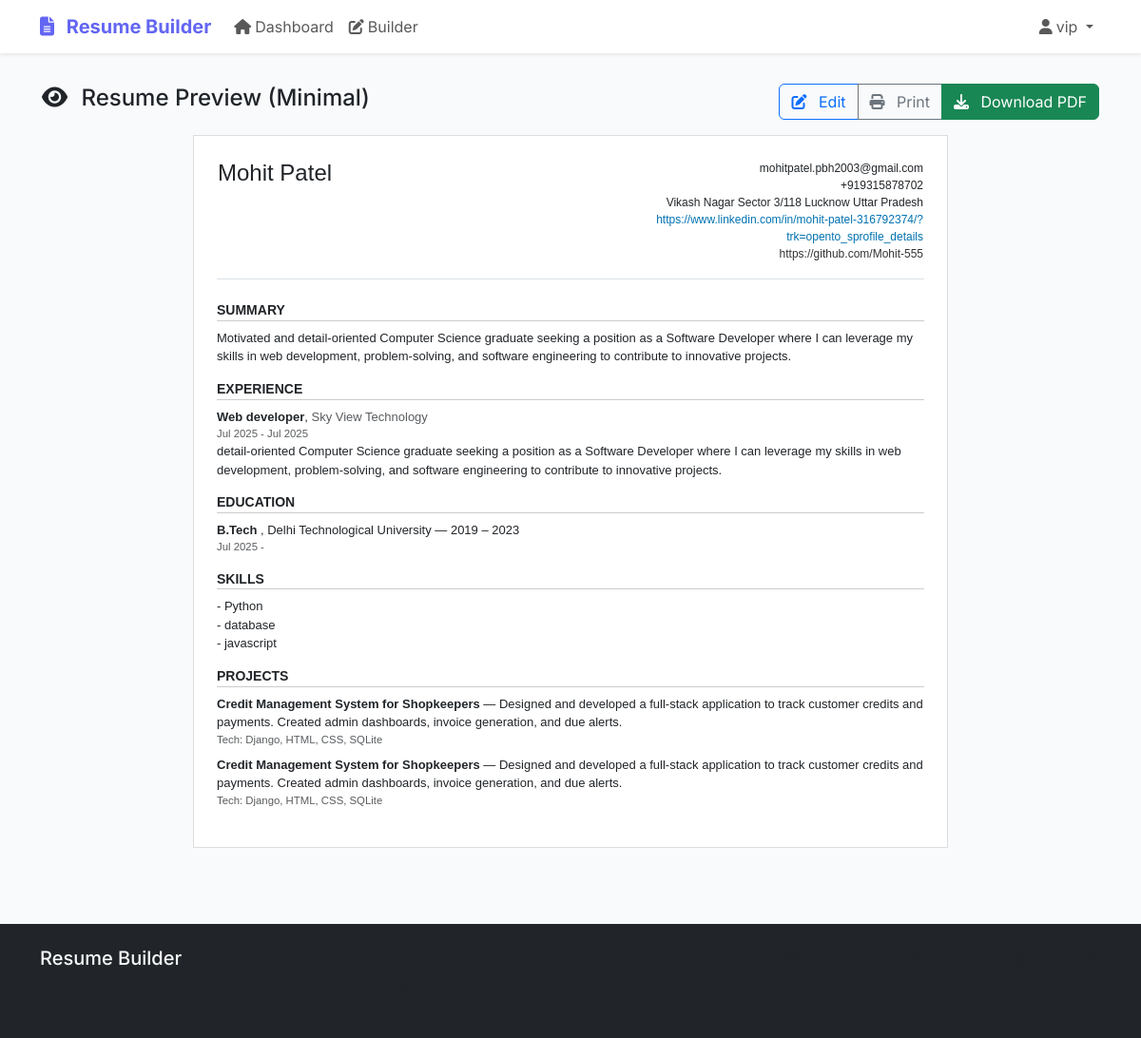
The app's page /preview/10/ (signed in) with its own data.
### resume_builder_app/models.py (models this page shows, shortened)
class UserProfile(models.Model):
    user = models.OneToOneField(User, on_delete=models.CASCADE)
    phone = models.CharField(max_length=20, blank=True, null=True)
    address = models.TextField(blank=True, null=True)
    linkedin_url = models.URLField(blank=True, null=True)
    github_url = models.URLField(blank=True, null=True)
    website_url = models.URLField(blank=True, null=True)
    profile_picture = models.ImageField(upload_to='profile_pictures/', blank=True, null=True)
    created_at = models.DateTimeField(auto_now_add=True)
    updated_at = models.DateTimeField(auto_now=True)
    def __str__(self):
        return f"{self.user.username}'s Profile"

class Resume(models.Model):
    RESUME_TEMPLATES = [
        ('modern', 'Modern'),
        ('classic', 'Classic'),
        ('creative', 'Creative'),
        ('minimal', 'Minimal'),
    ]
    user = models.ForeignKey(User, on_delete=models.CASCADE)
    title = models.CharField(max_length=200)
    template = models.CharField(max_length=20, choices=RESUME_TEMPLATES, default='modern')
    summary = models.TextField(blank=True, null=True)
    ai_generated = models.BooleanField(default=False)
    created_at = models.DateTimeField(auto_now_add=True)
    updated_at = models.DateTimeField(auto_now=True)

class Experience(models.Model):
    resume = models.ForeignKey(Resume, on_delete=models.CASCADE, related_name='experiences')
    company = models.CharField(max_length=200)
    position = models.CharField(max_length=200)
    location = models.CharField(max_length=200, blank=True, null=True)
    start_date = models.DateField()
    end_date = models.DateField(blank=True, null=True)
    current = models.BooleanField(default=False)
    description = models.TextField()
    achievements = models.JSONField(default=list, blank=True)
    order = models.IntegerField(default=0)
    class Meta:
        ordering = ['-end_date', '-start_date']

class Education(models.Model):
    resume = models.ForeignKey(Resume, on_delete=models.CASCADE, related_name='educations')
    institution = models.CharField(max_length=200)
    degree = models.CharField(max_length=200)
    field_of_study = models.CharField(max_length=200)
    start_date = models.DateField()
    end_date = models.DateField(blank=True, null=True)
    current = models.BooleanField(default=False)
    gpa = models.DecimalField(max_digits=3, decimal_places=2, blank=True, null=True)
    description = models.TextField(blank=True, null=True)
    order = models.IntegerField(default=0)
    class Meta:
        ordering = ['-end_date', '-start_date']

class Skill(models.Model):
    resume = models.ForeignKey(Resume, on_delete=models.CASCADE, related_name='skills')
    name = models.CharField(max_length=100)
    category = models.CharField(max_length=100, blank=True, null=True)
    order = models.IntegerField(default=0)
    class Meta:
        ordering = ['category', 'order', 'name']

class Project(models.Model):
    resume = models.ForeignKey(Resume, on_delete=models.CASCADE, related_name='projects')
    title = models.CharField(max_length=200)
    description = models.TextField()
    technologies = models.JSONField(default=list, blank=True)
    github_url = models.URLField(blank=True, null=True)
    live_url = models.URLField(blank=True, null=True)
    start_date = models.DateField(blank=True, null=True)
    end_date = models.DateField(blank=True, null=True)
    current = models.BooleanField(default=False)
    order = models.IntegerField(default=0)
    class Meta:
        ordering = ['-end_date', '-start_date']

### resume_builder_app/views.py (the view)
# urls.py: path('preview/<int:resume_id>/', views.preview_resume, name='preview_resume'),
@login_required
def preview_resume(request, resume_id):
    resume = get_object_or_404(Resume, id=resume_id, user=request.user)
    template = request.GET.get('template', resume.template)
    try:
        user_profile = UserProfile.objects.get(user=request.user)
    except UserProfile.DoesNotExist:
        user_profile = None
    print(f"Resume ID: {resume.id}")
    print(f"Resume Title: {resume.title}")
    print(f"Resume Summary: {resume.summary}")
    print(f"Resume Template: {resume.template}")
    print(f"User: {request.user.first_name} {request.user.last_name}")
    print(f"User Profile: {user_profile}")
    print(f"Experiences: {resume.experiences.count()}")
    print(f"Education: {resume.educations.count()}")
    print(f"Skills: {resume.skills.count()}")
    print(f"Projects: {resume.projects.count()}")
    print(f"Certifications: {resume.certifications.count()}")
    context = {
        'resume': resume,
        'template': template,
        'user_profile': user_profile,
    }
    return render(request, f'resume_builder_app/preview_{template}.html', context)

### templates/resume_builder_app/preview_minimal.html (shortened to what this page needs)
{% extends 'base.html' %}
{% block content %}
<div class="container-fluid">
    <div class="row">
        <div class="col-12 d-flex justify-content-between align-items-center mb-3 print-hide">
            <h1 class="h4">
                <i class="fas fa-eye me-2"></i> Resume Preview (Minimal)
            </h1>
            <div class="btn-group">
                <a href="{% url 'resume_builder_edit' resume.id %}" class="btn btn-outline-primary">
                    <i class="fas fa-edit me-2"></i> Edit
                </a>
                <button class="btn btn-outline-secondary" onclick="window.print()">
                    <i class="fas fa-print me-2"></i> Print
                </button>
                <a href="{% url 'download_resume_pdf' resume.id %}" class="btn btn-success">
                    <i class="fas fa-download me-2"></i> Download PDF
                </a>
            </div>
        </div>
    </div>
    <div class="resume-wrapper p-4 mx-auto">
<div class="border-bottom pb-3 mb-4">
    <table style="width: 100%;">
        <tr>
            <td style="vertical-align: top; width: 60%;">
                <h1 style="font-size: 24px; margin: 0;">
                    {% if user.first_name or user.last_name %}
                        {{ user.first_name }} {{ user.last_name }}
                    {% elif user_profile.full_name %}
                        {{ user_profile.full_name }}
                    {% elif resume.full_name %}
                        {{ resume.full_name }}
                    {% else %}
                        Your Name
                    {% endif %}
                </h1>
            </td>
            <td style="text-align: right; font-size: 12px; vertical-align: top;">
                {% if user.email %}<div>{{ user.email }}</div>{% endif %}
                {% if user_profile.phone %}<div>{{ user_profile.phone }}</div>{% endif %}
                {% if user_profile.address %}<div>{{ user_profile.address }}</div>{% endif %}
                {% if user_profile.linkedin_url %}
                    <div>
                        <a href="{{ user_profile.linkedin_url }}" style="color: #0072b1; text-decoration: none;">{{ user_profile.linkedin_url }}</a>
                    </div>
                {% endif %}
                {% if user_profile.github_url %}
                    <div>
                        <a href="{{ user_profile.github_url }}" style="color: #333; text-decoration: none;">{{ user_profile.github_url }}</a>
                    </div>
                {% endif %}
            </td>
        </tr>
    </table>
</div>
        {% if resume.summary %}
        <div class="mb-3">
            <h5 class="section-title">Summary</h5>
            <p>{{ resume.summary }}</p>
        </div>
        {% endif %}
        {% if resume.experiences.all %}
        <div class="mb-3">
            <h5 class="section-title">Experience</h5>
            {% for experience in resume.experiences.all %}
            <div class="mb-2">
                <strong>{{ experience.position }}</strong>, <span class="text-muted">{{ experience.company }}</span>
                <div class="text-muted small">
                    {{ experience.start_date|date:"M Y" }} - {% if experience.current %}Present{% else %}{{ experience.end_date|date:"M Y" }}{% endif %}
                </div>
                {% if experience.description %}
                <p class="mb-1">{{ experience.description }}</p>
                {% endif %}
            </div>
            {% endfor %}
        </div>
        {% endif %}
        {% if resume.educations.all %}
        <div class="mb-3">
            <h5 class="section-title">Education</h5>
            {% for education in resume.educations.all %}
            <div class="mb-2">
                <strong>{{ education.degree }}</strong>, {{ education.institution }}
                <div class="text-muted small">
                    {{ education.start_date|date:"M Y" }} - {% if education.current %}Present{% else %}{{ education.end_date|date:"M Y" }}{% endif %}
                </div>
            </div>
            {% endfor %}
        </div>
        {% endif %}
        {% if resume.skills.all %}
        <ul class="list-unstyled mb-3">
            <h5 class="section-title">Skills</h5>
            {% for skill in resume.skills.all %}
            <li>- {{ skill.name }}</li>
            {% endfor %}
        </ul>
        {% endif %}
        {% if resume.projects.all %}
        <div class="mb-3">
            <h5 class="section-title">Projects</h5>
            {% for project in resume.projects.all %}
            <div class="mb-2">
                <strong>{{ project.title }}</strong>
                {% if project.description %} — {{ project.description }}{% endif %}
                {% if project.technologies %}
                    <div class="text-muted small">Tech: {{ project.technologies|join:", " }}</div>
                {% endif %}
            </div>
            {% endfor %}
        </div>
        {% endif %}
    </div>
</div>
{% endblock %}

### templates/base.html (shortened to what this page needs)
<!DOCTYPE html>
<html lang="en">
<head>
    <link href="https://cdn.jsdelivr.net/npm/bootstrap@5.3.0/dist/css/bootstrap.min.css" rel="stylesheet">
    <link rel="stylesheet" href="https://cdnjs.cloudflare.com/ajax/libs/font-awesome/6.4.0/css/all.min.css">
</head>
<body>
    <nav class="navbar navbar-expand-lg navbar-light bg-white shadow-sm">
        <div class="container">
            <a class="navbar-brand" href="{% url 'dashboard' %}">
                <i class="fas fa-file-alt me-2"></i>
                Resume Builder
            </a>
            <div class="collapse navbar-collapse" id="navbarNav">
                <ul class="navbar-nav me-auto">
                    {% if user.is_authenticated %}
                    <li class="nav-item">
                        <a class="nav-link" href="{% url 'dashboard' %}">
                            <i class="fas fa-home me-1"></i>Dashboard
                        </a>
                    </li>
                    <li class="nav-item">
                        <a class="nav-link" href="{% url 'resume_builder' %}">
                            <i class="fas fa-edit me-1"></i>Builder
                        </a>
                    </li>
                    {% endif %}
                </ul>
                <ul class="navbar-nav">
                    {% if user.is_authenticated %}
                    <li class="nav-item dropdown">
                        <a class="nav-link dropdown-toggle" href="#" id="navbarDropdown" role="button" data-bs-toggle="dropdown">
                            <i class="fas fa-user me-1"></i>{{ user.username }}
                        </a>
                    </li>
                    {% endif %}
                </ul>
            </div>
        </div>
    </nav>
    <main class="main-content">
        {% block content %}{% endblock %}
    </main>
    <footer class="bg-dark text-light py-4 mt-5">
        <div class="container">
            <div class="row">
                <div class="col-md-6">
                    <h5>Resume Builder</h5>
                    <p class="text-muted">Create professional resumes with our intuitive builder</p>
                </div>
                <div class="col-md-6 text-md-end">
                    <p class="text-muted">&copy; 2024 Resume Builder. All rights reserved.</p>
                </div>
            </div>
        </div>
    </footer>
</body>
</html>

### templates/base.html (style rules this page uses)
:root { --primary-color: #6366f1; --secondary-color: #8b5cf6; --success-color: #10b981; --warning-color: #f59e0b; --danger-color: #ef4444; --dark-color: #1f2937; --light-color: #f9fafb; }
body { font-family: 'Inter', sans-serif; background-color: #f8fafc; }
.navbar-brand { font-weight: 700; color: var(--primary-color) !important; }
.main-content { padding: 2rem; }

### templates/resume_builder_app/preview_minimal.html (style rules this page uses)
.resume-wrapper { max-width: 794px; background: white; border: 1px solid #ddd; font-family: Arial, sans-serif; font-size: 13px; line-height: 1.5; }
.section-title { font-size: 14px; font-weight: bold; text-transform: uppercase; border-bottom: 1px solid #ccc; padding-bottom: 2px; margin-bottom: 8px; }

### records on screen
UserProfile: phone "+919315878702", address "Vikash Nagar Sector 3/118 Lucknow Uttar Pradesh", linkedin_url "https://www.linkedin.com/in/mohit-patel-316792374/?trk=opento_sprofile_details", github_url "https://github.com/Mohit-555"
Resume: summary "Motivated and detail-oriented Computer Science graduate seeking a position as a Software Developer where I can leverage my skills in web development, problem-solving, and software engineering to contribute to innovative projects."
Experience: position "Web developer", company "Sky View Technology", start_date "Jul 2025", end_date "Jul 2025", description "detail-oriented Computer Science graduate seeking a position as a Software Developer where I can leverage my skills in web development, problem-solving, and software engineering to contribute to innovative projects."
Education: degree "B.Tech", institution "Delhi Technological University — 2019 – 2023", start_date "Jul 2025"
Skill: name "Python"
Skill: name "database"
Skill: name "javascript"
Project: title "Credit Management System for Shopkeepers", description "Designed and developed a full-stack application to track customer credits and payments. Created admin dashboards, invoice generation, and due alerts.", technologies "Django, HTML, CSS, SQLite"
Project: title "Credit Management System for Shopkeepers", description "Designed and developed a full-stack application to track customer credits and payments. Created admin dashboards, invoice generation, and due alerts.", technologies "Django, HTML, CSS, SQLite"

### other values on screen
{{ user.username }} "vip"
{{ user.first_name }} "Mohit"
{{ user.last_name }} "Patel"
{{ user.email }} "mohitpatel.pbh2003@gmail.com"
